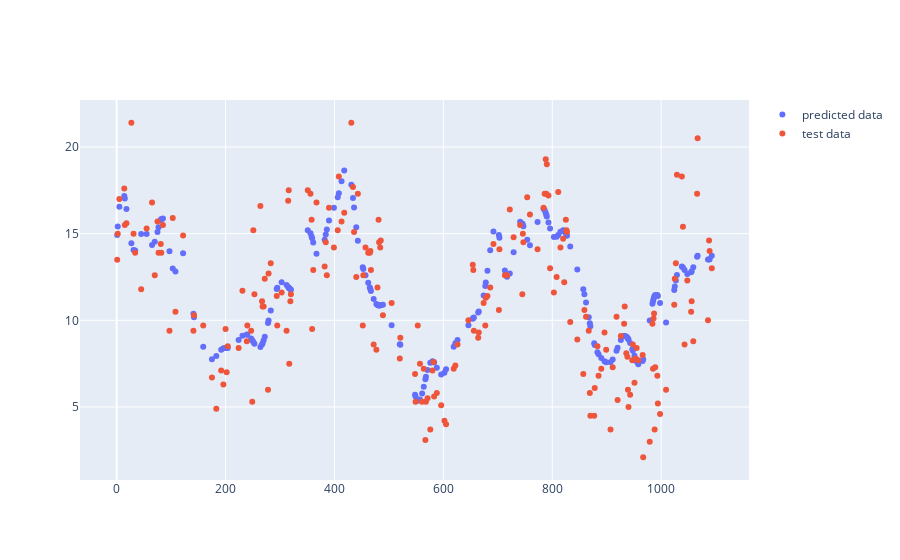

Here is the notebook cell this chart was saved with:
### Code cell
import plotly.graph_objects as go

fig = go.Figure()
fig.add_trace(go.Scatter(x=X_test.flatten(), y=y_pred.flatten(),
                    mode='markers',
                    name='predicted data'))
fig.add_trace(go.Scatter(x=X_test.flatten(), y=y_test.flatten(),
                    mode='markers',
                    name='test data'))

fig.show()

### Figure 1 — Plotly figure (JSON) as saved in the notebook; plotly's stock layout.template omitted (floating-point values rounded to 4 significant figures; data arrays with more than 128 entries replaced by an {"elided": "..."} marker saying what was removed)
{"data": [{"mode": "markers", "name": "predicted data", "type": "scatter", "x": {"elided": "219 int values"}, "y": {"elided": "219 float values"}}, {"mode": "markers", "name": "test data", "type": "scatter", "x": {"elided": "219 int values"}, "y": {"elided": "219 float values"}}], "layout": {}}
